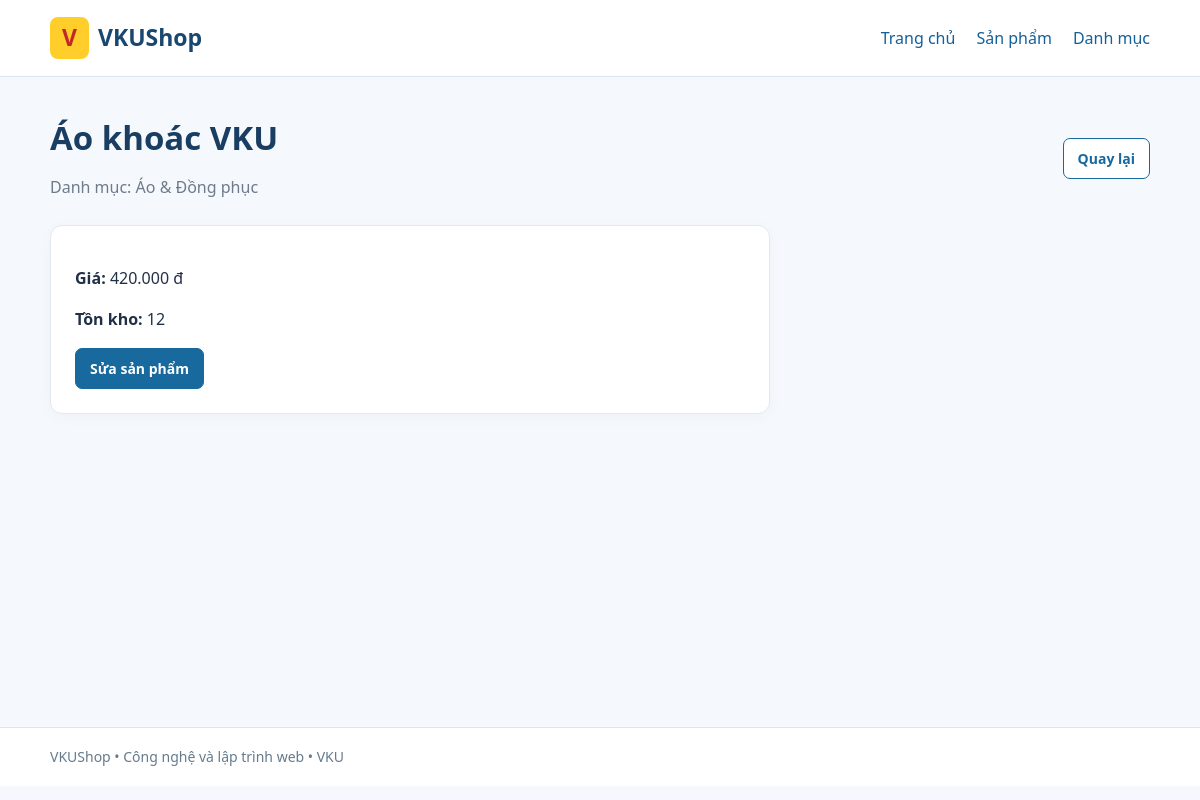
The page /product-detail.php?id=2 on the database its author committed.
### tables this page shows
CREATE TABLE IF NOT EXISTS products (
    id INT UNSIGNED AUTO_INCREMENT PRIMARY KEY,
    category_id INT UNSIGNED NOT NULL,
    name VARCHAR(150) NOT NULL,
    price DECIMAL(12, 0) NOT NULL,
    stock INT UNSIGNED NOT NULL DEFAULT 0,
    CONSTRAINT fk_products_categories
        FOREIGN KEY (category_id) REFERENCES categories(id)
        ON DELETE RESTRICT ON UPDATE RESTRICT
);

CREATE TABLE IF NOT EXISTS categories (
    id INT UNSIGNED AUTO_INCREMENT PRIMARY KEY,
    name VARCHAR(100) NOT NULL,
    slug VARCHAR(120) NOT NULL,
    UNIQUE KEY uq_categories_slug (slug)
);

### src/Controllers/ProductController.php (called while the page is built, shortened)
<?php
final class ProductController
{
    public function show(): void
    {
        $id = positive_id($_GET['id'] ?? null);
        $product = $this->products->findWithCategory($id);
        require __DIR__ . '/../../views/products/detail.php';
    }
}

### public/product-detail.php (called while the page is built, shortened)
<?php
require __DIR__ . '/../includes/bootstrap.php';
$controller = new ProductController(new ProductRepository($pdo), new CategoryRepository($pdo));
$controller->show();

### includes/functions.php (called while the page is built, shortened)
<?php
function e(mixed $value): string
{
    return htmlspecialchars((string) $value, ENT_QUOTES | ENT_SUBSTITUTE, 'UTF-8');
}
function positive_id(mixed $value): int
{
    $id = filter_var($value, FILTER_VALIDATE_INT, [
        'options' => ['min_range' => 1],
    ]);
    return $id === false || $id === null ? 0 : $id;
}

### src/Repositories/ProductRepository.php (called while the page is built, shortened)
<?php
final class ProductRepository
{
    public function findWithCategory(int $id): ?array
    {
        $stmt = $this->pdo->prepare(
            'SELECT p.*, c.name AS category_name FROM products p
             JOIN categories c ON c.id = p.category_id WHERE p.id = :id'
        );
        $stmt->execute(['id' => $id]);
        return $stmt->fetch(PDO::FETCH_ASSOC) ?: null;
    }
}

### views/products/detail.php (the view, shortened to what this page needs)
<?php
require __DIR__ . '/../../includes/header.php';
?>
<div class="page-head"><div><h1><?= e($product['name']) ?></h1><p class="muted">Danh mục: <?= e($product['category_name']) ?></p></div><a href="products.php" class="btn btn-outline">Quay lại</a></div>
<section class="card form-card"><p><strong>Giá:</strong> <?= number_format((float) $product['price'], 0, ',', '.') ?> đ</p><p><strong>Tồn kho:</strong> <?= (int) $product['stock'] ?></p><a href="edit-product.php?id=<?= (int)$product['id'] ?>" class="btn">Sửa sản phẩm</a></section>
<?php require __DIR__ . '/../../includes/footer.php'; ?>

### public/assets/css/style.css (style rules this page uses)
* { box-sizing:border-box }
body { margin:0;background:#f5f8fc;color:#213047;font:16px/1.55 system-ui,-apple-system,"Segoe UI",Arial,sans-serif }
a { color:#146099;text-decoration:none }
h1 { font-size:clamp(24px,4vw,33px);margin:0 0 12px;color:#193e61 }
.muted { color:#6d7b8b }
.page-head { display:flex;justify-content:space-between;gap:15px;align-items:center;margin-bottom:20px;flex-wrap:wrap }
.page-head p { margin:5px 0 }
.card { background:white;border:1px solid #e2e9f1;border-radius:12px;box-shadow:0 3px 15px #173b5e08;padding:24px }
.btn { display:inline-flex;align-items:center;justify-content:center;gap:5px;padding:9px 14px;border-radius:7px;background:#17699e;color:#fff;font-size:14px;font-weight:600;border:1px solid #17699e;cursor:pointer;text-decoration:none }
.btn-outline { background:#fff;color:#17699e }
.form-card { max-width:720px }

### rows shown on the page
products: name "Áo khoác VKU", category.name "Áo & Đồng phục", price "420.000", stock "12"
